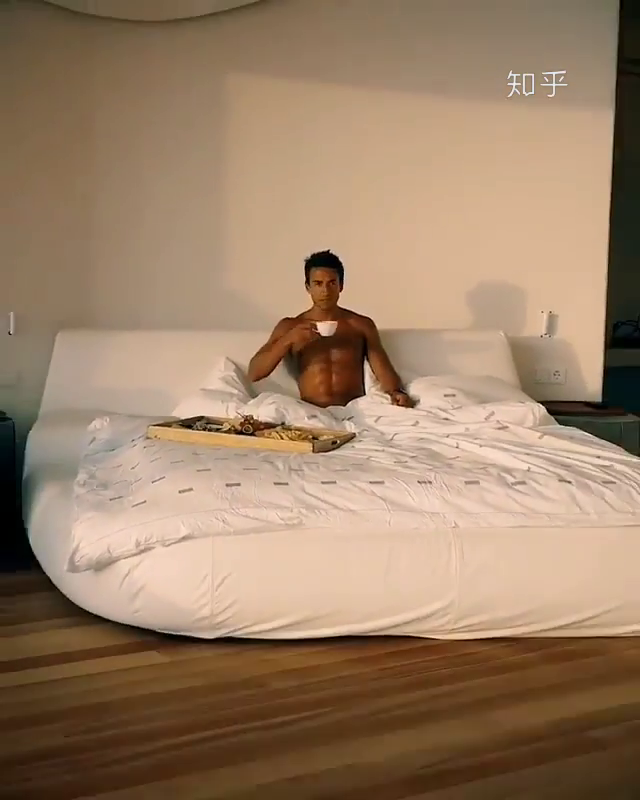
#> input picture frame 37 of DoVideo/1041395139956232192.mp4, 640 x 800 px, given in place of 1091662177785761792.mp4, which was not available
$ python face_video.py
#> lines starting #> are read from the running program, lines starting #| are printed output that depends on the picture; pictures that were not available may be replaced by others from this repository, and a replacement may not be noted
### img/basev.py
#!/usr/bin/env python3
# -*- coding: utf-8 -*-
import os

VIDEO_PATH = r'..\DoVideo'
IMG_PATH = r'..\DoVideo\Img'

TEMP_VIDEO = r'..\DoVideo\1091662177785761792.mp4'
TEMP_VIDEO2 = r'..\DoVideo\1041395139956232192.mp4'
TEMP_IMG = r'..\DoVideo\Img\temp.jpg'
TEMP_FACE_IMG = r'..\DoVideo\Img\Snipaste_2019-06-20_21-35-42.jpg'

cc_alt2 = r"C:\Python\Lib\site-packages\cv2\data\haarcascade_frontalface_alt2.xml"

# conda托管下 python_jerry虚拟环境中的opencv2自带的人脸样本文件位置
cc_alt2_conda = r"C:\Miniconda3\envs\python_jerry\Library\etc\haarcascades\haarcascade_frontalface_alt2.xml"

cc_default = r"C:\Python\Lib\site-packages\cv2\data\haarcascade_frontalface_default.xml"

cc_default_conda = r"C:\Miniconda3\envs\python_jerry\Library\etc\haarcascades\haarcascade_frontalface_default.xml"


# get file name without suffix
def get_name(path):
    _, tail_name = os.path.split(path)
    filename, _ = os.path.splitext(tail_name)
    return filename

### img/face_video.py
#!/usr/bin/env python3
# -*- coding: utf-8 -*-

import os

import cv2

import img.basev as ba

# 图片存放根目录
base_img_dir = ba.IMG_PATH


def get_imgs(path):
#> called with path = '..\\DoVideo\\1091662177785761792.mp4'
    classfier = cv2.CascadeClassifier(ba.cc_alt2_conda)

    # 创建存储图片的文件夹
    img_dir = get_dir_name()
    # 提取面部图片
    cap = cv2.VideoCapture(path)
    suc = cap.isOpened()

    while suc:
        suc, frame = cap.read()
#> frame is the input picture: shape (800, 640, 3); mean B, G, R 102.6, 128.2, 155.5
        grey = cv2.cvtColor(frame, cv2.COLOR_BGR2GRAY)
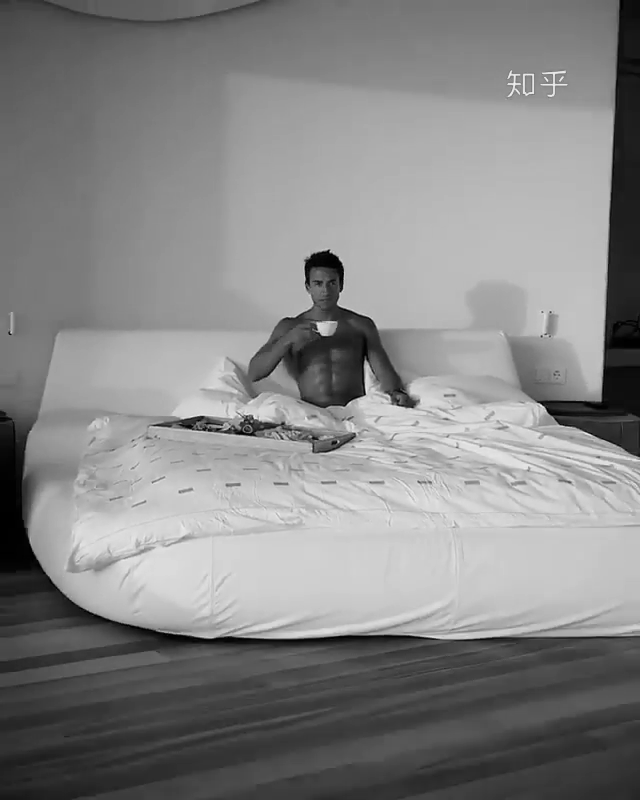
#> grey: shape (800, 640); min 0, max 242, mean 133.4
        faceRects = classfier.detectMultiScale(grey, scaleFactor=1.2, minNeighbors=3, minSize=(32, 32))
#> faceRects = [[303, 266, 45, 45]]
        if len(faceRects) > 0:
            for faceRect in faceRects:  # 单独框出每一张人脸
                x, y, w, h = faceRect
                image = frame[y - 10: y + h + 10, x - 10: x + w + 10]
                image = cv2.cvtColor(frame, cv2.COLOR_BGR2BGRA)  #
                cv2.rectangle(image, (x, y), (x + w, y + w), (0, 255, 0), 2, lineType=cv2.LINE_8)
                cv2.imshow("Find Faces!", image)
                # cv2.waitKey(0)
                break  # 每帧只获取一张脸，删除这个即为读出全部面部
#> this loop made 1 pass
#> pass 1, in get_imgs, `image = frame[y - 10: y + h + 10, x - 10: x + w + 10]`:
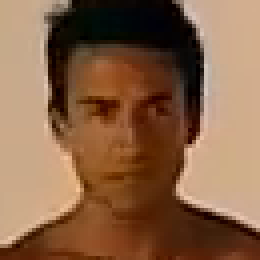
#> image: shape (65, 65, 3) (shown 4 times larger); mean B, G, R 70.9, 98.5, 135.5
#> pass 1, in get_imgs, `cv2.imshow("Find Faces!", image)`:
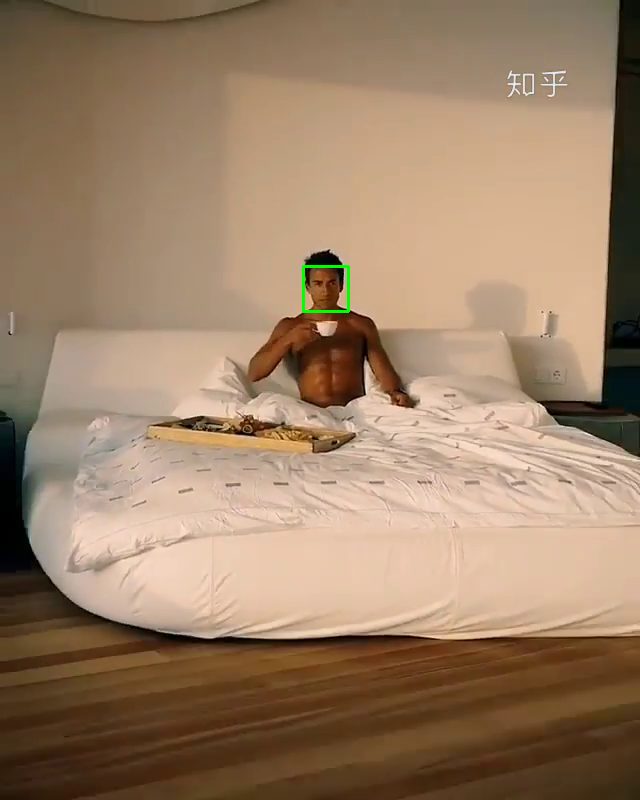
#> window 'Find Faces!': shape (800, 640, 4); mean B, G, R, A 102.5, 128.3, 155.4, 254.7

        cv2.imshow('frame', frame)
        if cv2.waitKey(25) == 27:  # esc
            # if cv2.waitKey(1) == ord('q'):
#> (key q is pressed here)
            break

    cap.release()
    cv2.destroyAllWindows()


def get_dir_name():
    name = ba.get_name(ba.TEMP_VIDEO)
    img_dir = base_img_dir + "/" + name
    if not os.path.exists(img_dir):
        os.makedirs(img_dir)
    return img_dir


if __name__ == '__main__':
    # 参数为视频地址
    video_url = ba.TEMP_VIDEO
    get_imgs(video_url)
